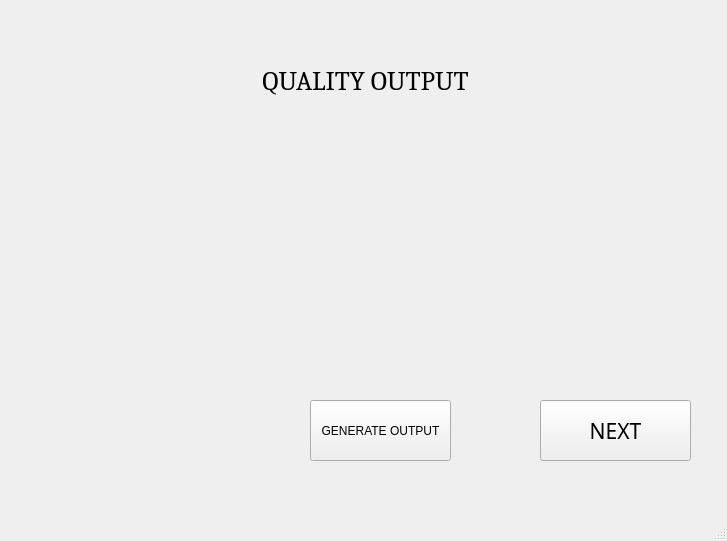
<?xml version="1.0" encoding="UTF-8"?>
<ui version="4.0">
 <class>MainWindow</class>
 <widget class="QMainWindow" name="MainWindow">
  <property name="geometry">
   <rect>
    <x>0</x>
    <y>0</y>
    <width>727</width>
    <height>541</height>
   </rect>
  </property>
  <property name="windowTitle">
   <string>MainWindow</string>
  </property>
  <widget class="QWidget" name="centralwidget">
   <widget class="QLabel" name="label_10">
    <property name="geometry">
     <rect>
      <x>130</x>
      <y>60</y>
      <width>471</width>
      <height>41</height>
     </rect>
    </property>
    <property name="font">
     <font>
      <family>Cambria</family>
      <pointsize>20</pointsize>
     </font>
    </property>
    <property name="text">
     <string>QUALITY OUTPUT</string>
    </property>
    <property name="alignment">
     <set>Qt::AlignCenter</set>
    </property>
   </widget>
   <widget class="QPushButton" name="nextButton">
    <property name="geometry">
     <rect>
      <x>540</x>
      <y>400</y>
      <width>151</width>
      <height>61</height>
     </rect>
    </property>
    <property name="font">
     <font>
      <family>Corbel Light</family>
      <pointsize>16</pointsize>
     </font>
    </property>
    <property name="text">
     <string>NEXT</string>
    </property>
   </widget>
   <widget class="QLabel" name="qualityOutputLabel">
    <property name="geometry">
     <rect>
      <x>10</x>
      <y>130</y>
      <width>711</width>
      <height>191</height>
     </rect>
    </property>
    <property name="font">
     <font>
      <family>Century751 BT</family>
      <pointsize>14</pointsize>
     </font>
    </property>
    <property name="text">
     <string/>
    </property>
    <property name="alignment">
     <set>Qt::AlignCenter</set>
    </property>
   </widget>
   <widget class="QPushButton" name="pushButton">
    <property name="geometry">
     <rect>
      <x>310</x>
      <y>400</y>
      <width>141</width>
      <height>61</height>
     </rect>
    </property>
    <property name="text">
     <string>GENERATE OUTPUT</string>
    </property>
   </widget>
  </widget>
  <widget class="QMenuBar" name="menubar">
   <property name="geometry">
    <rect>
     <x>0</x>
     <y>0</y>
     <width>727</width>
     <height>21</height>
    </rect>
   </property>
  </widget>
  <widget class="QStatusBar" name="statusbar"/>
 </widget>
 <resources/>
 <connections/>
</ui>
